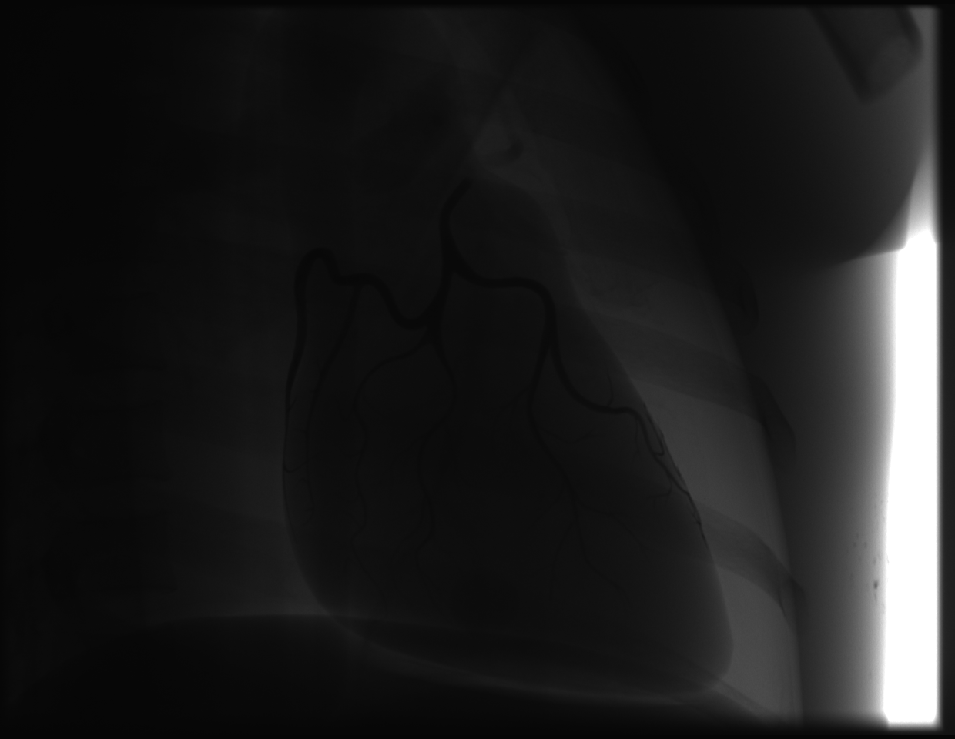
#> input picture ENHXA_030.ppm, 955 x 739 px, shrunk from 1240 x 960 before the run
$ python -i linear_filter.py   (imports and definitions only)
#> lines starting #> are read from the running program, lines starting #| are printed output that depends on the picture
import numpy as np
from scipy import signal

def blur(image):
  return signal.convolve2d(image, np.divide(
    [
      [1, 1, 1],
      [1, 2, 1],
      [1, 1, 1]
    ], 10), mode='same')

def sharpen(image):
  return signal.convolve2d(image,
    [
      [-1, -1, -1],
      [-1,  9, -1],
      [-1, -1, -1]
    ], mode='same')

def gaussian(image):
  return signal.convolve2d(image, np.divide(
    [
      [1,  4,  6,  4, 1],
      [4, 16, 24, 16, 4],
      [6, 24, 36, 24, 6],
      [4, 16, 24, 16, 4],
      [1,  4,  6,  4, 1],
    ], 256), mode='same')

def central_difference(image):
  xdiff = np.divide([
    [ 0, 0, 0],
    [-1, 0, 1],
    [ 0, 0, 0],
  ], 2)
  ydiff = np.divide([
    [0,-1, 0],
    [0, 0, 0],
    [0, 1, 0],
  ], 2)
  return np.power(
    np.power(signal.convolve2d(image, xdiff, mode='same'), 2) +
    np.power(signal.convolve2d(image, ydiff, mode='same'), 2), 0.5
  )

def sobel(image):
  # Horizontal edges
  h1 = [
    [ 1,  2,  1],
    [ 0,  0,  0],
    [-1, -2, -1],
  ]
  # Diagonal edges
  h2 = [
    [ 0,  1, 2],
    [-1,  0, 1],
    [-2, -1, 0],
  ]
  # Vertical edges
  h3 = [
    [-1, 0, 1],
    [-2, 0, 2],
    [-1, 0, 1],
  ]
  return np.power(
    np.power(signal.convolve2d(image, h1, mode='same'), 2) +
    np.power(signal.convolve2d(image, h2, mode='same'), 2) +
    np.power(signal.convolve2d(image, h3, mode='same'), 2), 0.5
  )

def unsharpen(image, blurfactor=1):
  return np.subtract(image, np.multiply(blur(image), blurfactor))

>>> import cv2
>>> picture = cv2.imread('ENHXA_030.ppm', cv2.IMREAD_GRAYSCALE)
#> picture is the input picture: shape (739, 955); min 6, max 255, mean 30.5
>>> result = sobel(picture)
#> in sobel, `return np.power( np.power(signal.convolve2d(image, h1, mode='same'), 2..`:
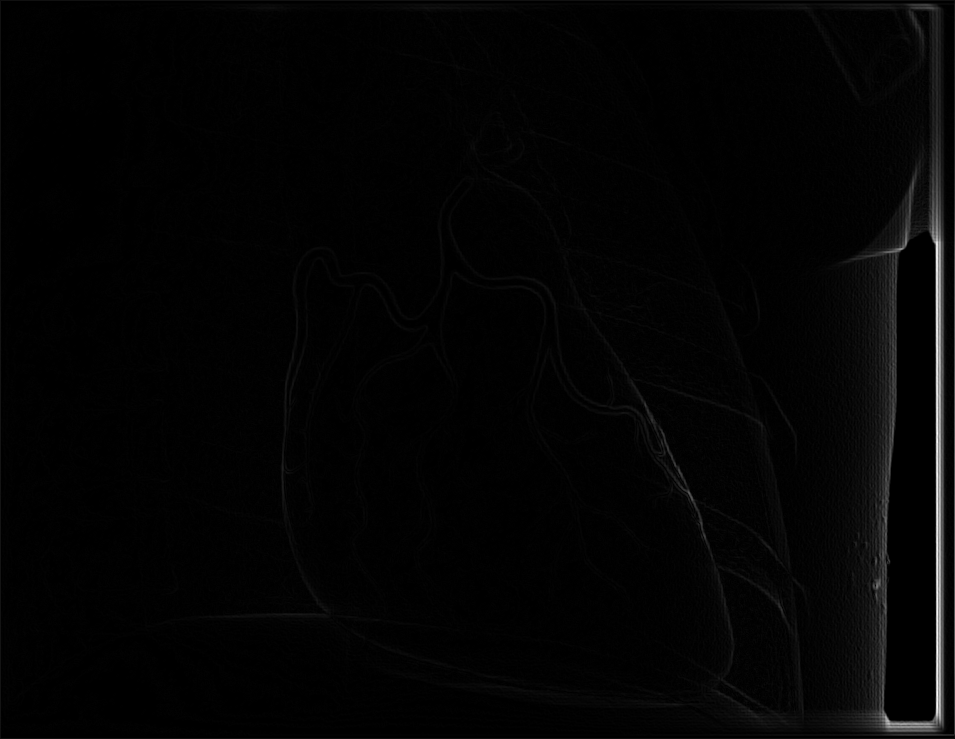
#> returned value: shape (739, 955) float64; min 0, max 460.5, mean 7.5; drawn with min black and max white
